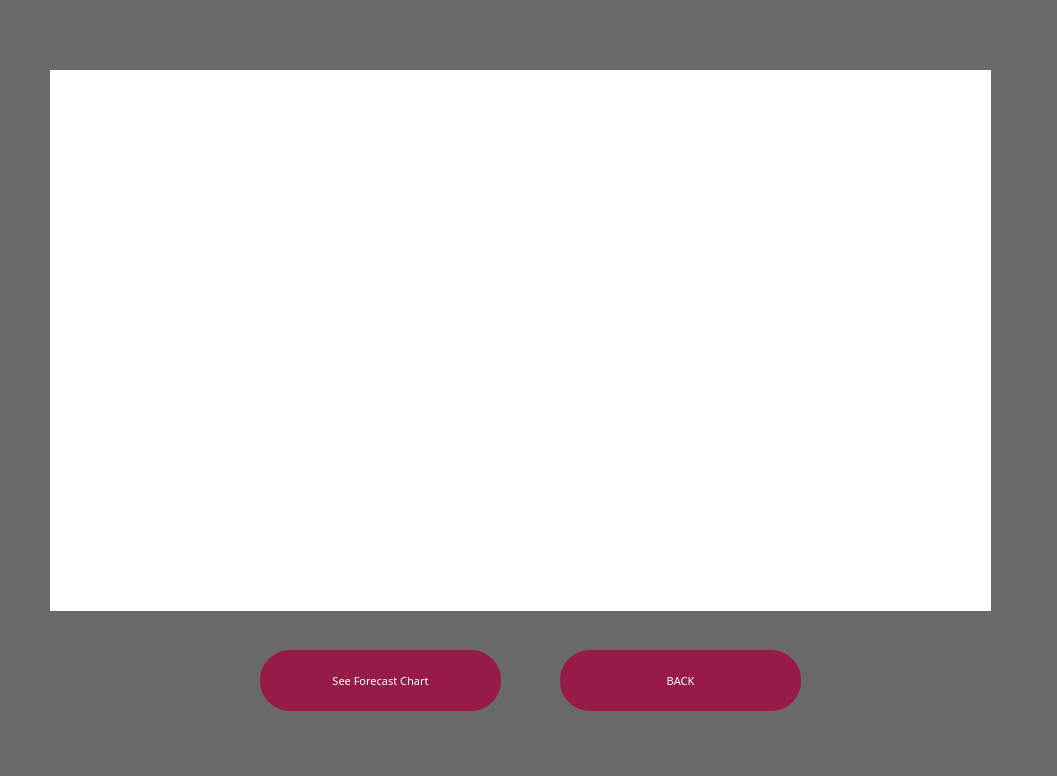
<?xml version="1.0" encoding="UTF-8"?>
<ui version="4.0">
 <class>gaspreform</class>
 <widget class="QWidget" name="gaspreform">
  <property name="geometry">
   <rect>
    <x>0</x>
    <y>0</y>
    <width>1057</width>
    <height>776</height>
   </rect>
  </property>
  <property name="windowTitle">
   <string>Form</string>
  </property>
  <property name="styleSheet">
   <string notr="true">background-color: rgb(105, 105, 105);


</string>
  </property>
  <widget class="MattplotlibWidget" name="widgetgaspre" native="true">
   <property name="geometry">
    <rect>
     <x>50</x>
     <y>70</y>
     <width>941</width>
     <height>541</height>
    </rect>
   </property>
   <property name="styleSheet">
    <string notr="true">background-color: rgb(255, 255, 255);</string>
   </property>
  </widget>
  <widget class="QPushButton" name="gasprebackbutton">
   <property name="geometry">
    <rect>
     <x>560</x>
     <y>650</y>
     <width>241</width>
     <height>61</height>
    </rect>
   </property>
   <property name="font">
    <font>
     <family>Segoe Print</family>
     <pointsize>8</pointsize>
    </font>
   </property>
   <property name="styleSheet">
    <string notr="true">background:rgb(150, 27, 70);
border:none;
border-radius:30px;
color:white;</string>
   </property>
   <property name="text">
    <string>BACK</string>
   </property>
  </widget>
  <widget class="QPushButton" name="gaspreforecastbutton">
   <property name="geometry">
    <rect>
     <x>260</x>
     <y>650</y>
     <width>241</width>
     <height>61</height>
    </rect>
   </property>
   <property name="font">
    <font>
     <family>Segoe Print</family>
     <pointsize>8</pointsize>
    </font>
   </property>
   <property name="styleSheet">
    <string notr="true">background:rgb(150, 27, 70);
border:none;
border-radius:30px;
color:white;</string>
   </property>
   <property name="text">
    <string>See Forecast Chart</string>
   </property>
  </widget>
 </widget>
 <customwidgets>
  <customwidget>
   <class>MattplotlibWidget</class>
   <extends>QWidget</extends>
   <header>mmatplotlibwidget</header>
   <container>1</container>
  </customwidget>
 </customwidgets>
 <resources/>
 <connections/>
</ui>
